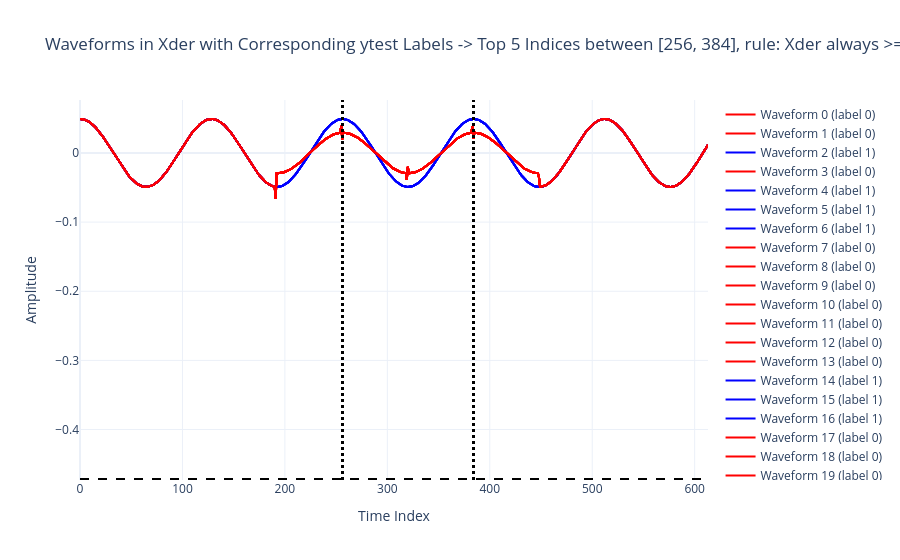

Here is the notebook cell this chart was saved with:
### Code cell
#
fig = go.Figure()

# Use red for label 1 and blue for label 0 (update colors as desired)
for i in range(Xder.shape[0]):
    label = int(ytest[i])
    color = 'blue' if label == 1 else 'red'
    fig.add_trace(go.Scatter(
        x=np.arange(Xder.shape[1]),
        y=Xder[i],
        mode='lines',
        name=f'Waveform {i} (label {label})',
        line=dict(color=color)
    ))
    fig.add_hline(y=-0.47153744, line=dict(color='black', dash='dash'))
    fig.add_vline(x=256, line=dict(color='black', dash='dot'))
    fig.add_vline(x=384, line=dict(color='black', dash='dot'))

fig.update_layout(
    title="Waveforms in Xder with Corresponding ytest Labels -> Top 5 Indices between [256, 384], rule: Xder always >= -0.47153744",
    xaxis_title="Time Index",
    yaxis_title="Amplitude",
    template="plotly_white"
)
fig.show()

### Figure 1 — Plotly figure (JSON) as saved in the notebook; plotly's stock layout.template omitted (floating-point values rounded to 4 significant figures; data arrays with more than 128 entries replaced by an {"elided": "..."} marker saying what was removed)
{"data": [{"line": {"color": "red"}, "mode": "lines", "name": "Waveform 0 (label 0)", "type": "scatter", "x": {"elided": "614 int values"}, "y": {"elided": "614 float values"}}, {"line": {"color": "red"}, "mode": "lines", "name": "Waveform 1 (label 0)", "type": "scatter", "x": {"elided": "614 int values"}, "y": {"elided": "614 float values"}}, {"line": {"color": "blue"}, "mode": "lines", "name": "Waveform 2 (label 1)", "type": "scatter", "x": {"elided": "614 int values"}, "y": {"elided": "614 float values"}}, {"line": {"color": "red"}, "mode": "lines", "name": "Waveform 3 (label 0)", "type": "scatter", "x": {"elided": "614 int values"}, "y": {"elided": "614 float values"}}, {"line": {"color": "blue"}, "mode": "lines", "name": "Waveform 4 (label 1)", "type": "scatter", "x": {"elided": "614 int values"}, "y": {"elided": "614 float values"}}, {"line": {"color": "blue"}, "mode": "lines", "name": "Waveform 5 (label 1)", "type": "scatter", "x": {"elided": "614 int values"}, "y": {"elided": "614 float values"}}, {"line": {"color": "blue"}, "mode": "lines", "name": "Waveform 6 (label 1)", "type": "scatter", "x": {"elided": "614 int values"}, "y": {"elided": "614 float values"}}, {"line": {"color": "red"}, "mode": "lines", "name": "Waveform 7 (label 0)", "type": "scatter", "x": {"elided": "614 int values"}, "y": {"elided": "614 float values"}}, {"line": {"color": "red"}, "mode": "lines", "name": "Waveform 8 (label 0)", "type": "scatter", "x": {"elided": "614 int values"}, "y": {"elided": "614 float values"}}, {"line": {"color": "red"}, "mode": "lines", "name": "Waveform 9 (label 0)", "type": "scatter", "x": {"elided": "614 int values"}, "y": {"elided": "614 float values"}}, {"line": {"color": "red"}, "mode": "lines", "name": "Waveform 10 (label 0)", "type": "scatter", "x": {"elided": "614 int values"}, "y": {"elided": "614 float values"}}, {"line": {"color": "red"}, "mode": "lines", "name": "Waveform 11 (label 0)", "type": "scatter", "x": {"elided": "614 int values"}, "y": {"elided": "614 float values"}}, {"line": {"color": "red"}, "mode": "lines", "name": "Waveform 12 (label 0)", "type": "scatter", "x": {"elided": "614 int values"}, "y": {"elided": "614 float values"}}, {"line": {"color": "red"}, "mode": "lines", "name": "Waveform 13 (label 0)", "type": "scatter", "x": {"elided": "614 int values"}, "y": {"elided": "614 float values"}}, {"line": {"color": "blue"}, "mode": "lines", "name": "Waveform 14 (label 1)", "type": "scatter", "x": {"elided": "614 int values"}, "y": {"elided": "614 float values"}}, {"line": {"color": "blue"}, "mode": "lines", "name": "Waveform 15 (label 1)", "type": "scatter", "x": {"elided": "614 int values"}, "y": {"elided": "614 float values"}}, {"line": {"color": "blue"}, "mode": "lines", "name": "Waveform 16 (label 1)", "type": "scatter", "x": {"elided": "614 int values"}, "y": {"elided": "614 float values"}}, {"line": {"color": "red"}, "mode": "lines", "name": "Waveform 17 (label 0)", "type": "scatter", "x": {"elided": "614 int values"}, "y": {"elided": "614 float values"}}, {"line": {"color": "red"}, "mode": "lines", "name": "Waveform 18 (label 0)", "type": "scatter", "x": {"elided": "614 int values"}, "y": {"elided": "614 float values"}}, {"line": {"color": "red"}, "mode": "lines", "name": "Waveform 19 (label 0)", "type": "scatter", "x": {"elided": "614 int values"}, "y": {"elided": "614 float values"}}], "layout": {"shapes": [{"line": {"color": "black", "dash": "dash"}, "type": "line", "x0": 0, "x1": 1, "xref": "x domain", "y0": -0.4715, "y1": -0.4715, "yref": "y"}, {"line": {"color": "black", "dash": "dot"}, "type": "line", "x0": 256, "x1": 256, "xref": "x", "y0": 0, "y1": 1, "yref": "y domain"}, {"line": {"color": "black", "dash": "dot"}, "type": "line", "x0": 384, "x1": 384, "xref": "x", "y0": 0, "y1": 1, "yref": "y domain"}, {"line": {"color": "black", "dash": "dash"}, "type": "line", "x0": 0, "x1": 1, "xref": "x domain", "y0": -0.4715, "y1": -0.4715, "yref": "y"}, {"line": {"color": "black", "dash": "dot"}, "type": "line", "x0": 256, "x1": 256, "xref": "x", "y0": 0, "y1": 1, "yref": "y domain"}, {"line": {"color": "black", "dash": "dot"}, "type": "line", "x0": 384, "x1": 384, "xref": "x", "y0": 0, "y1": 1, "yref": "y domain"}, {"line": {"color": "black", "dash": "dash"}, "type": "line", "x0": 0, "x1": 1, "xref": "x domain", "y0": -0.4715, "y1": -0.4715, "yref": "y"}, {"line": {"color": "black", "dash": "dot"}, "type": "line", "x0": 256, "x1": 256, "xref": "x", "y0": 0, "y1": 1, "yref": "y domain"}, {"line": {"color": "black", "dash": "dot"}, "type": "line", "x0": 384, "x1": 384, "xref": "x", "y0": 0, "y1": 1, "yref": "y domain"}, {"line": {"color": "black", "dash": "dash"}, "type": "line", "x0": 0, "x1": 1, "xref": "x domain", "y0": -0.4715, "y1": -0.4715, "yref": "y"}, {"line": {"color": "black", "dash": "dot"}, "type": "line", "x0": 256, "x1": 256, "xref": "x", "y0": 0, "y1": 1, "yref": "y domain"}, {"line": {"color": "black", "dash": "dot"}, "type": "line", "x0": 384, "x1": 384, "xref": "x", "y0": 0, "y1": 1, "yref": "y domain"}, {"line": {"color": "black", "dash": "dash"}, "type": "line", "x0": 0, "x1": 1, "xref": "x domain", "y0": -0.4715, "y1": -0.4715, "yref": "y"}, {"line": {"color": "black", "dash": "dot"}, "type": "line", "x0": 256, "x1": 256, "xref": "x", "y0": 0, "y1": 1, "yref": "y domain"}, {"line": {"color": "black", "dash": "dot"}, "type": "line", "x0": 384, "x1": 384, "xref": "x", "y0": 0, "y1": 1, "yref": "y domain"}, {"line": {"color": "black", "dash": "dash"}, "type": "line", "x0": 0, "x1": 1, "xref": "x domain", "y0": -0.4715, "y1": -0.4715, "yref": "y"}, {"line": {"color": "black", "dash": "dot"}, "type": "line", "x0": 256, "x1": 256, "xref": "x", "y0": 0, "y1": 1, "yref": "y domain"}, {"line": {"color": "black", "dash": "dot"}, "type": "line", "x0": 384, "x1": 384, "xref": "x", "y0": 0, "y1": 1, "yref": "y domain"}, {"line": {"color": "black", "dash": "dash"}, "type": "line", "x0": 0, "x1": 1, "xref": "x domain", "y0": -0.4715, "y1": -0.4715, "yref": "y"}, {"line": {"color": "black", "dash": "dot"}, "type": "line", "x0": 256, "x1": 256, "xref": "x", "y0": 0, "y1": 1, "yref": "y domain"}, {"line": {"color": "black", "dash": "dot"}, "type": "line", "x0": 384, "x1": 384, "xref": "x", "y0": 0, "y1": 1, "yref": "y domain"}, {"line": {"color": "black", "dash": "dash"}, "type": "line", "x0": 0, "x1": 1, "xref": "x domain", "y0": -0.4715, "y1": -0.4715, "yref": "y"}, {"line": {"color": "black", "dash": "dot"}, "type": "line", "x0": 256, "x1": 256, "xref": "x", "y0": 0, "y1": 1, "yref": "y domain"}, {"line": {"color": "black", "dash": "dot"}, "type": "line", "x0": 384, "x1": 384, "xref": "x", "y0": 0, "y1": 1, "yref": "y domain"}, {"line": {"color": "black", "dash": "dash"}, "type": "line", "x0": 0, "x1": 1, "xref": "x domain", "y0": -0.4715, "y1": -0.4715, "yref": "y"}, {"line": {"color": "black", "dash": "dot"}, "type": "line", "x0": 256, "x1": 256, "xref": "x", "y0": 0, "y1": 1, "yref": "y domain"}, {"line": {"color": "black", "dash": "dot"}, "type": "line", "x0": 384, "x1": 384, "xref": "x", "y0": 0, "y1": 1, "yref": "y domain"}, {"line": {"color": "black", "dash": "dash"}, "type": "line", "x0": 0, "x1": 1, "xref": "x domain", "y0": -0.4715, "y1": -0.4715, "yref": "y"}, {"line": {"color": "black", "dash": "dot"}, "type": "line", "x0": 256, "x1": 256, "xref": "x", "y0": 0, "y1": 1, "yref": "y domain"}, {"line": {"color": "black", "dash": "dot"}, "type": "line", "x0": 384, "x1": 384, "xref": "x", "y0": 0, "y1": 1, "yref": "y domain"}, {"line": {"color": "black", "dash": "dash"}, "type": "line", "x0": 0, "x1": 1, "xref": "x domain", "y0": -0.4715, "y1": -0.4715, "yref": "y"}, {"line": {"color": "black", "dash": "dot"}, "type": "line", "x0": 256, "x1": 256, "xref": "x", "y0": 0, "y1": 1, "yref": "y domain"}, {"line": {"color": "black", "dash": "dot"}, "type": "line", "x0": 384, "x1": 384, "xref": "x", "y0": 0, "y1": 1, "yref": "y domain"}, {"line": {"color": "black", "dash": "dash"}, "type": "line", "x0": 0, "x1": 1, "xref": "x domain", "y0": -0.4715, "y1": -0.4715, "yref": "y"}, {"line": {"color": "black", "dash": "dot"}, "type": "line", "x0": 256, "x1": 256, "xref": "x", "y0": 0, "y1": 1, "yref": "y domain"}, {"line": {"color": "black", "dash": "dot"}, "type": "line", "x0": 384, "x1": 384, "xref": "x", "y0": 0, "y1": 1, "yref": "y domain"}, {"line": {"color": "black", "dash": "dash"}, "type": "line", "x0": 0, "x1": 1, "xref": "x domain", "y0": -0.4715, "y1": -0.4715, "yref": "y"}, {"line": {"color": "black", "dash": "dot"}, "type": "line", "x0": 256, "x1": 256, "xref": "x", "y0": 0, "y1": 1, "yref": "y domain"}, {"line": {"color": "black", "dash": "dot"}, "type": "line", "x0": 384, "x1": 384, "xref": "x", "y0": 0, "y1": 1, "yref": "y domain"}, {"line": {"color": "black", "dash": "dash"}, "type": "line", "x0": 0, "x1": 1, "xref": "x domain", "y0": -0.4715, "y1": -0.4715, "yref": "y"}, {"line": {"color": "black", "dash": "dot"}, "type": "line", "x0": 256, "x1": 256, "xref": "x", "y0": 0, "y1": 1, "yref": "y domain"}, {"line": {"color": "black", "dash": "dot"}, "type": "line", "x0": 384, "x1": 384, "xref": "x", "y0": 0, "y1": 1, "yref": "y domain"}, {"line": {"color": "black", "dash": "dash"}, "type": "line", "x0": 0, "x1": 1, "xref": "x domain", "y0": -0.4715, "y1": -0.4715, "yref": "y"}, {"line": {"color": "black", "dash": "dot"}, "type": "line", "x0": 256, "x1": 256, "xref": "x", "y0": 0, "y1": 1, "yref": "y domain"}, {"line": {"color": "black", "dash": "dot"}, "type": "line", "x0": 384, "x1": 384, "xref": "x", "y0": 0, "y1": 1, "yref": "y domain"}, {"line": {"color": "black", "dash": "dash"}, "type": "line", "x0": 0, "x1": 1, "xref": "x domain", "y0": -0.4715, "y1": -0.4715, "yref": "y"}, {"line": {"color": "black", "dash": "dot"}, "type": "line", "x0": 256, "x1": 256, "xref": "x", "y0": 0, "y1": 1, "yref": "y domain"}, {"line": {"color": "black", "dash": "dot"}, "type": "line", "x0": 384, "x1": 384, "xref": "x", "y0": 0, "y1": 1, "yref": "y domain"}, {"line": {"color": "black", "dash": "dash"}, "type": "line", "x0": 0, "x1": 1, "xref": "x domain", "y0": -0.4715, "y1": -0.4715, "yref": "y"}, {"line": {"color": "black", "dash": "dot"}, "type": "line", "x0": 256, "x1": 256, "xref": "x", "y0": 0, "y1": 1, "yref": "y domain"}, {"line": {"color": "black", "dash": "dot"}, "type": "line", "x0": 384, "x1": 384, "xref": "x", "y0": 0, "y1": 1, "yref": "y domain"}, {"line": {"color": "black", "dash": "dash"}, "type": "line", "x0": 0, "x1": 1, "xref": "x domain", "y0": -0.4715, "y1": -0.4715, "yref": "y"}, {"line": {"color": "black", "dash": "dot"}, "type": "line", "x0": 256, "x1": 256, "xref": "x", "y0": 0, "y1": 1, "yref": "y domain"}, {"line": {"color": "black", "dash": "dot"}, "type": "line", "x0": 384, "x1": 384, "xref": "x", "y0": 0, "y1": 1, "yref": "y domain"}, {"line": {"color": "black", "dash": "dash"}, "type": "line", "x0": 0, "x1": 1, "xref": "x domain", "y0": -0.4715, "y1": -0.4715, "yref": "y"}, {"line": {"color": "black", "dash": "dot"}, "type": "line", "x0": 256, "x1": 256, "xref": "x", "y0": 0, "y1": 1, "yref": "y domain"}, {"line": {"color": "black", "dash": "dot"}, "type": "line", "x0": 384, "x1": 384, "xref": "x", "y0": 0, "y1": 1, "yref": "y domain"}, {"line": {"color": "black", "dash": "dash"}, "type": "line", "x0": 0, "x1": 1, "xref": "x domain", "y0": -0.4715, "y1": -0.4715, "yref": "y"}, {"line": {"color": "black", "dash": "dot"}, "type": "line", "x0": 256, "x1": 256, "xref": "x", "y0": 0, "y1": 1, "yref": "y domain"}, {"line": {"color": "black", "dash": "dot"}, "type": "line", "x0": 384, "x1": 384, "xref": "x", "y0": 0, "y1": 1, "yref": "y domain"}], "title": {"text": "Waveforms in Xder with Corresponding ytest Labels -> Top 5 Indices between [256, 384], rule: Xder always >= -0.47153744"}, "xaxis": {"title": {"text": "Time Index"}}, "yaxis": {"title": {"text": "Amplitude"}}}}
